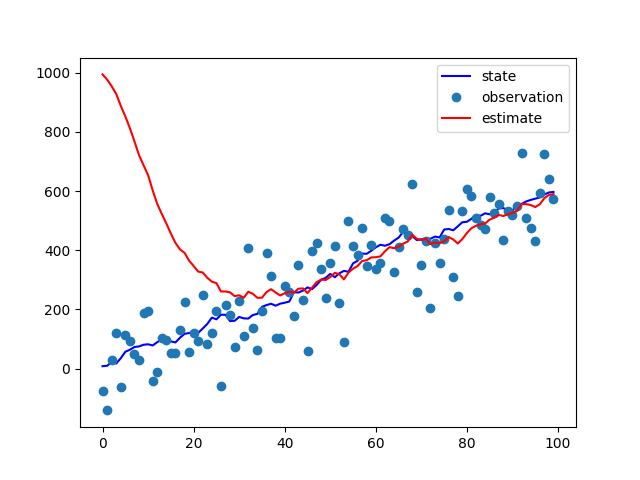

Generate this figure with Python:
import random
import math
import matplotlib.pyplot as plt


def transpose(x):
    return x


def inverse(Z):
    return 1 / Z


def rand():
    return random.gauss(0, 1)


def sqrt(x):
    return math.sqrt(x)

x = 0
xx = 1000

u = 5
B = 1
Q = 100
R = 10000

P = 1
H = 1
F = 1
I = 1
Trace = []

for t in range(100):
    x = F * x + B * u + sqrt(Q) * rand() # state
    z = H * x + sqrt(R) * rand()         # observation

    xp = F * xx + B * u
    P = F * P * transpose(F) + Q

    y = z - H * xp
    S = H * P * transpose(H) + R
    K = P * transpose(H) * inverse(S)
    
    xx = xp + K * y
    P = P * (I - K * H) 
    Trace.append((x, z, xx))

x, z, xx = zip(*Trace)
plt.plot(x, '-b', z, 'o', xx, '-r')
plt.legend(["state", "observation", "estimate"])
plt.savefig("wiki.png")
